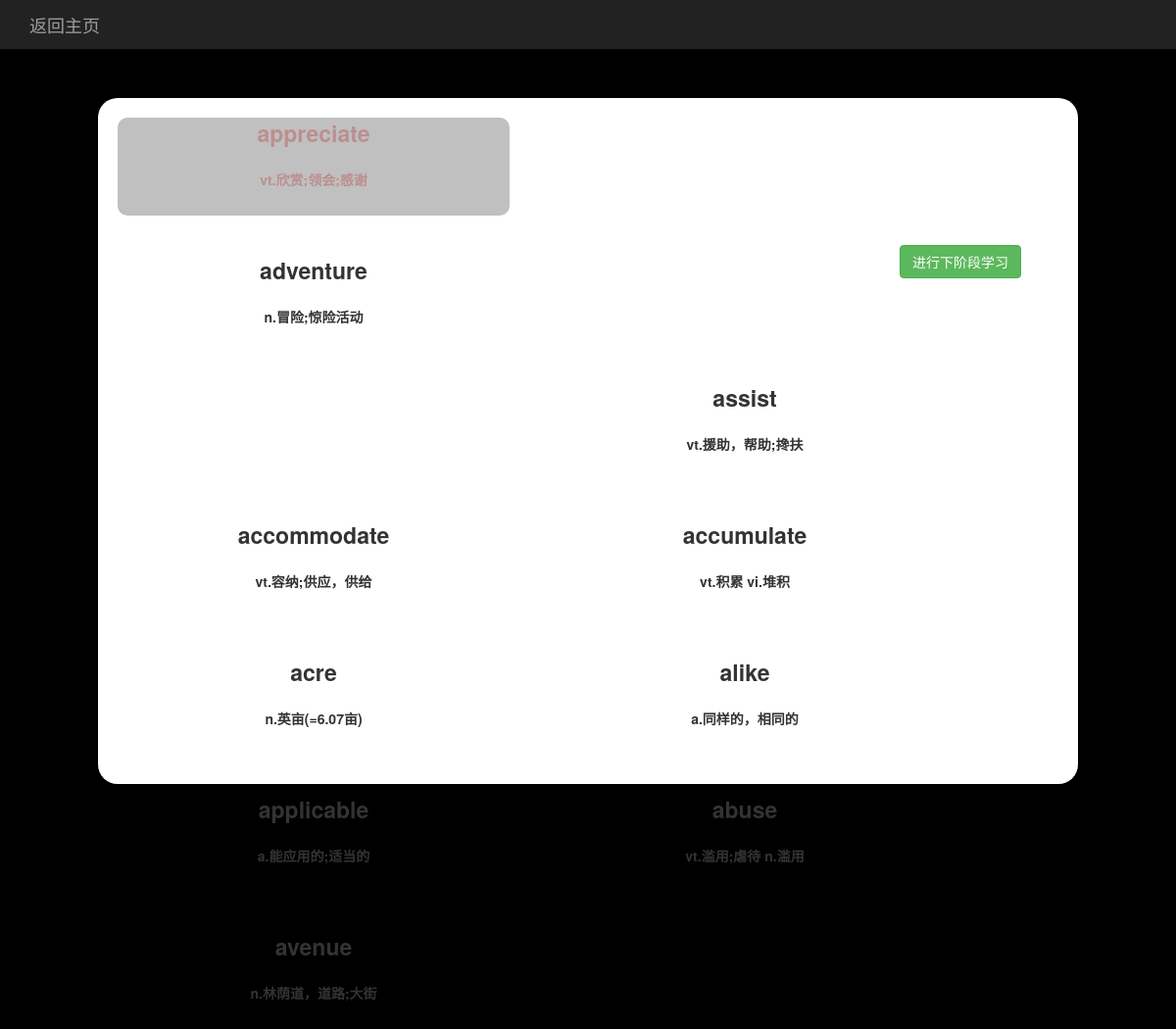
/train/level_one/A/CET4 (signed in), run on the app's committed database.
### train/models.py (models this page shows, shortened)
class Word(models.Model):
    word_db_type = models.ForeignKey(WordDbType, on_delete=models.DO_NOTHING)
    first_letter = models.CharField(max_length=50)
    english = models.CharField(max_length=50)
    phonetic_symbol = models.CharField(max_length=50)
    chinese = models.TextField()

### train/views.py (the view)
# urls.py: path('level_one/<str:first_letter>/<str:word_type_type_name>', views.word_train, name='word_train'),
@login_required(login_url='home')
def word_train(request, first_letter, word_type_type_name):
    word_type = get_object_or_404(WordDbType, type_name=word_type_type_name)
    first_letter_list = list(Word.objects.filter(first_letter=first_letter, word_db_type=word_type))
    word_list = []
    for i in range(0, 10):
        word_list.append(first_letter_list.pop(random.choice(range(0, len(first_letter_list)))))
    context = {}
    context['english'] = []
    context['chinese'] = []
    context['words'] = word_list
    context['word_type'] = word_type
    for word in context['words']:
        context['english'].append(word.english)
        context['chinese'].append(word.chinese)
    return render_to_response('train/eng.html', context)

### train/models.py (called while the page is built)
    def __str__(self):
        return self.type_name

### train/templates/train/eng.html (shortened to what this page needs)
{% load staticfiles %}
<!DOCTYPE html>
<html lang="zh">
<head>
    <link rel="stylesheet" type="text/css" href="{% static 'bootstrap-3.3.7/css/bootstrap.min.css' %}">
    <link rel="stylesheet" type="text/css" href="{% static 'train/train.css' %}">
</head>
<body class="level_one">
    <nav class="navbar navbar-inverse navbar-fixed-top">
      <div class="container">
        <div class="navbar-header">
          <a class="navbar-brand" href="{% url 'band_with_type' word_type.pk %}">返回主页</a>
        </div>
      </div>
    </nav>
    <div id="nextBtn" class="next-btn" hidden="true">
        <form action="{% url 'level_tow' %}" method="post">
            <button type="submit" class="btn btn-success">进行下阶段学习</button>
        </form>
    </div>
    <div class='wordBoard'>
        {% for word in words %}
            <div id='W1{{ forloop.counter }}' data-finish='false' class='wordPlace' data-last='{% if forloop.last %}true{% else %}false{% endif %}'>
                <div id='WE1{{ forloop.counter }}'>
                    {% for i in word.english %}<span id='W1{{ forloop.parentloop.counter }}C{{ forloop.counter }}' data-last='{% if forloop.last %}true{% else %}false{% endif %}'>{{ i }}</span>{% endfor %}
                </div>
                <br>
                <div id='WC1{{ forloop.counter }}'>{{ word.chinese }}</div>
            </div>
        {% endfor %}
    </div>
</body>
</html>

### train/static/train/train.css (style rules this page uses)
.level_one { background: black; }
span { font-size: 23px; }
.wordBoard { width: 1000px; height: 700px; margin: 100px auto; background: #ffffff; border-radius: 20px; }
.selectWord { color: #BC8F8F; background: #C0C0C0; }
.wordPlace { float: left; width: 400px; height: 100px; margin: 20px; text-align: center; font-weight: bold; border-radius: 10px; }
.next-btn { float: right; width: 400px; height: 100px; margin: 20px; margin-top: 150px; text-align: center; font-weight: bold; border-radius: 10px; }

### data on the page
Word: english "a" "p" "p" "r" "e" "c" "i" "a" "t" "e", chinese "vt.欣赏;领会;感谢"
Word: english "a" "d" "v" "e" "n" "t" "u" "r" "e", chinese "n.冒险;惊险活动"
Word: english "a" "s" "s" "i" "s" "t", chinese "vt.援助，帮助;搀扶"
Word: english "a" "c" "c" "o" "m" "m" "o" "d" "a" "t" "e", chinese "vt.容纳;供应，供给"
Word: english "a" "c" "c" "u" "m" "u" "l" "a" "t" "e", chinese "vt.积累 vi.堆积"
Word: english "a" "c" "r" "e", chinese "n.英亩(=6.07亩)"
Word: english "a" "l" "i" "k" "e", chinese "a.同样的，相同的"
Word: english "a" "p" "p" "l" "i" "c" "a" "b" "l" "e", chinese "a.能应用的;适当的"
Word: english "a" "b" "u" "s" "e", chinese "vt.滥用;虐待 n.滥用"
Word: english "a" "v" "e" "n" "u" "e", chinese "n.林荫道，道路;大街"
